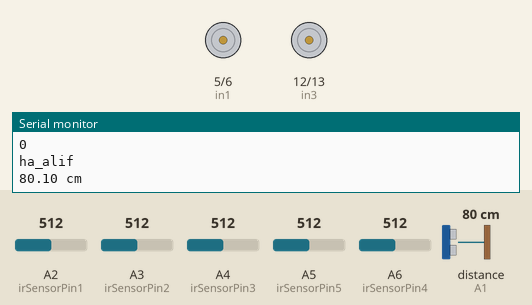
Recording of a sketch running on a simulated Arduino Nano, built with avr-gcc and run on an emulated ATmega328P. Parts: motor-driver pin pairs drawn as motors (green arrow = first pin HIGH = forward, orange = second pin HIGH = backward, longer = more drive), the last lines printed to the serial monitor. Wiring (inferred from the names in the program): ultrasonic range finder: trigger pin 3; echo A1. The test bench sets the inputs (shaded band); at power-on: distance to the obstacle (sensor on A1) 80 cm, A5 (irSensorPin5) = 512, A2 (irSensorPin1) = 512, A3 (irSensorPin2) = 512, A4 (irSensorPin3) = 512, A6 (irSensorPin4) = 512. The echo pulse lasts 58.3 µs per cm.

Above: at 1.2 s.
1.3 s: distance to the obstacle (sensor on A1) set to 12 cm
2.8 s: distance to the obstacle (sensor on A1) set to 9 cm
At 2.93 s:
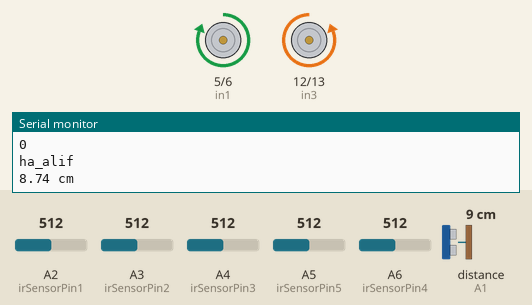
5.8 s: distance to the obstacle (sensor on A1) set to 18 cm
At 7.1 s:
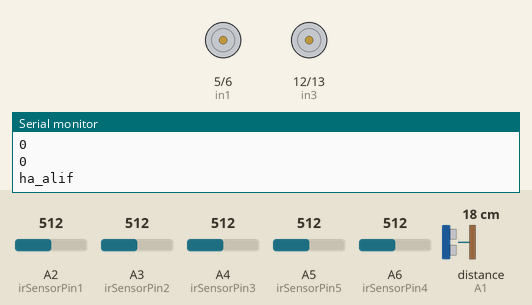
7.4 s: A5 (irSensorPin5) set to 933
8.9 s: A5 (irSensorPin5) set to 969
At 10.3 s:
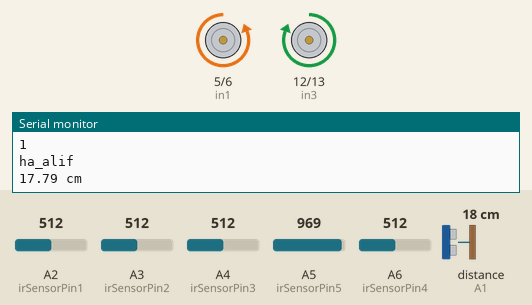
Timing chart, 0 to 11.9 s (numbered marks = the images above; inputs shaded):
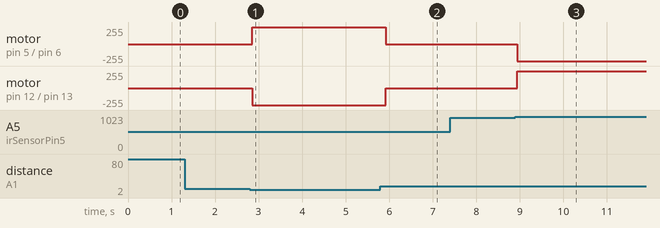

The sketch:

Nano_code.ino
```cpp
///////////////TTR Pin Assign///////////////////
const int irSensorPin1 = A2; // right most
const int irSensorPin2 = A3; // right
const int irSensorPin3 = A4; // center
const int irSensorPin5 = A5; // left most
const int irSensorPin4 = A6; // left
const int threshold = 950; // Adjust this threshold based on your sensor and environment, My TTR gave 90 and 990 so i set it at 950
//////////////////Ultrasound Sensor////////////////////////
const int trigPin = 3; //  TRIGGER pin of the sensor to digital pin 2
const int echoPin = A1; //  ECHO pin of the sensor to digital pin 3
//////////////////Motor Driver pin Assign//////////////////////////
const int in1 = 5;     // right motor forward
const int in2 = 6;     // right motor backward
const int in3 = 12;     // left motor forward
const int in4 = 13;     // left motor backward
////////////////////////////////////////////

void setup() {
  Serial.begin(9600);
    pinMode(trigPin, OUTPUT);
    pinMode(echoPin, INPUT);
    pinMode(irSensorPin1, INPUT);
    pinMode(irSensorPin2, INPUT);
    pinMode(irSensorPin3, INPUT);
    pinMode(irSensorPin4, INPUT);
    pinMode(irSensorPin5, INPUT);
    pinMode(in1, OUTPUT);
    pinMode(in2, OUTPUT);
    pinMode(in3, OUTPUT);
    pinMode(in4, OUTPUT);

}

void loop() {
  int sensorValue1 = analogRead(irSensorPin1);
  int sensorValue2 = analogRead(irSensorPin2);
  int sensorValue3 = analogRead(irSensorPin3);
  int sensorValue4 = analogRead(irSensorPin4);
  int sensorValue5 = analogRead(irSensorPin5);
  // Make a binary decision of 0 or 1 based on the threshold
  int binaryValue1 = (sensorValue1 > threshold) ? 1 : 0;
  int binaryValue2 = (sensorValue2 > threshold) ? 1 : 0;
  int binaryValue3 = (sensorValue3 > threshold) ? 1 : 0;
  int binaryValue4 = (sensorValue4 > threshold) ? 1 : 0;
  int binaryValue5 = (sensorValue5 > threshold) ? 1 : 0;
  ////////////////Ultrasound Sensor Value ///////////////////////
  unsigned long duration;
  float distance;
  digitalWrite(trigPin, HIGH);
  delayMicroseconds(1000);
  digitalWrite(trigPin, 0);
  duration = pulseIn (echoPin, HIGH);
  distance = (duration / 2.0) / 29.0;
  Serial.print(distance);
  Serial.println(" cm");
  ////////////////////////Working Conditions/////////////////////////
   if(distance <= 10) /////////////Obstacle, turn back
  {
      TurnBack();
      Serial.println("Turn Back");
  }
else //////////Normal, now line following
{
  if (binaryValue1 == 0 && binaryValue2 == 1 && binaryValue3 == 1 && binaryValue4 == 1 &&  binaryValue5 == 0 ) ///////////////center3
  {
      forward();
      Serial.println("Forward");
  }
  if (binaryValue1 == 1 && binaryValue2 == 1 && binaryValue3 == 1 && binaryValue4 == 1  &&  binaryValue5 == 1 ) ///////////////all
  {
      stop();
      Serial.println("Stop");
  }
  if (binaryValue1 == 0 && binaryValue2 == 0 && binaryValue3 == 0 && binaryValue4 == 0  &&  binaryValue5 == 0 ) ///////////////nothing
  {
      stop();
      Serial.println("stop");
  }
 if (binaryValue1 == 0 && binaryValue2 == 0 && binaryValue3 == 1 && binaryValue4 == 0  &&  binaryValue5 == 0 ) //////////////////////center
  {
      forward();
      Serial.println("forward");
  }
  if (binaryValue1 == 0 && binaryValue2 == 0 && binaryValue3 == 0 && binaryValue4 == 0  &&  binaryValue5 == 1 ) ///////////////////////////////left most
  {
      right();
      Serial.println("Right");
  }
  if (binaryValue1 == 0 && binaryValue2 == 0 && binaryValue3 == 0 && binaryValue4 == 1  &&  binaryValue5 == 0 ) ///////////////////////////////left
  {
      right();
      Serial.println("right");
  }
   if (binaryValue1 == 0 && binaryValue2 == 0 && binaryValue3 == 0 && binaryValue4 == 1  &&  binaryValue5 == 1 ) ///////////////////////// both left
  {
      right();
      Serial.println("RIGHT");
  }
 if  (binaryValue1 == 1 && binaryValue2 == 0 && binaryValue3 == 0 && binaryValue4 == 0  &&  binaryValue5 == 0 ) ///////////////////////////////////right most
  {
      left();
      Serial.println("Left");
  }
 if  (binaryValue1 == 0 && binaryValue2 == 1 && binaryValue3 == 0 && binaryValue4 == 0  &&  binaryValue5 == 0 ) ///////////////////////////////////right most
  {
      left();
      Serial.println("left");
  }
 if (binaryValue1 == 1 && binaryValue2 == 1 && binaryValue3 == 0 && binaryValue4 == 0  &&  binaryValue5 == 0 ) //////////////////// both right
  {
      left();
      Serial.println("LEFT");
  }
Serial.println(binaryValue1);
Serial.println(binaryValue2);
Serial.println(binaryValue3);
Serial.println(binaryValue4);
Serial.println(binaryValue5);
Serial.println("ha_alif");
delay(100);
}
//////////////////////////////////////////////////////////
}
void forward()
{
     analogWrite(in1, 128); // PWM value, range 0-255
     analogWrite(in2, 0);
     analogWrite(in3, 128); // PWM value, range 0-255
     analogWrite(in4, 0);
}
void stop()
{
     analogWrite(in1, 0); // PWM value, range 0-255
     analogWrite(in2, 0);
     analogWrite(in3, 0); // PWM value, range 0-255
     analogWrite(in4, 0);
}
void left()
{
     analogWrite(in1, 255); // PWM value, range 0-255
     analogWrite(in2, 0);
     analogWrite(in3, 0); // PWM value, range 0-255
     analogWrite(in4, 255);
}
void right()
{
     analogWrite(in1, 0); // PWM value, range 0-255
     analogWrite(in2, 255);
     analogWrite(in3, 255); // PWM value, range 0-255
     analogWrite(in4, 0);
}
void TurnBack ()
{
     analogWrite(in1, 255); // PWM value, range 0-255
     analogWrite(in2, 0);
     analogWrite(in3, 0); // PWM value, range 0-255
     analogWrite(in4, 255);
     delay(150);
     analogWrite(in1, 128); // PWM value, range 0-255
     analogWrite(in2, 0);
     analogWrite(in3, 128); // PWM value, range 0-255
     analogWrite(in4, 0);
}
```

Measured:
- the behaviour switches between 11 and 10 cm on distance to the obstacle (sensor on A1) (found by bisection; images 0 and 1)
- the behaviour switches between 950 and 951 on A5 (irSensorPin5) (found by bisection; images 2 and 3)
- after the input at 2.8 s, motor on pin 5 (in1) / pin 6 (in2): stopped → forward 255/255 after 0.06 s; motor on pin 12 (in3) / pin 13 (in4): stopped → backward 255/255 after 0.06 s
- after the input at 5.8 s, motor on pin 5 (in1) / pin 6 (in2): forward 255/255 → stopped after 0.12 s; motor on pin 12 (in3) / pin 13 (in4): backward 255/255 → stopped after 0.12 s
- after the input at 8.9 s, motor on pin 5 (in1) / pin 6 (in2): stopped → backward 255/255 at once; motor on pin 12 (in3) / pin 13 (in4): stopped → forward 255/255 at once
